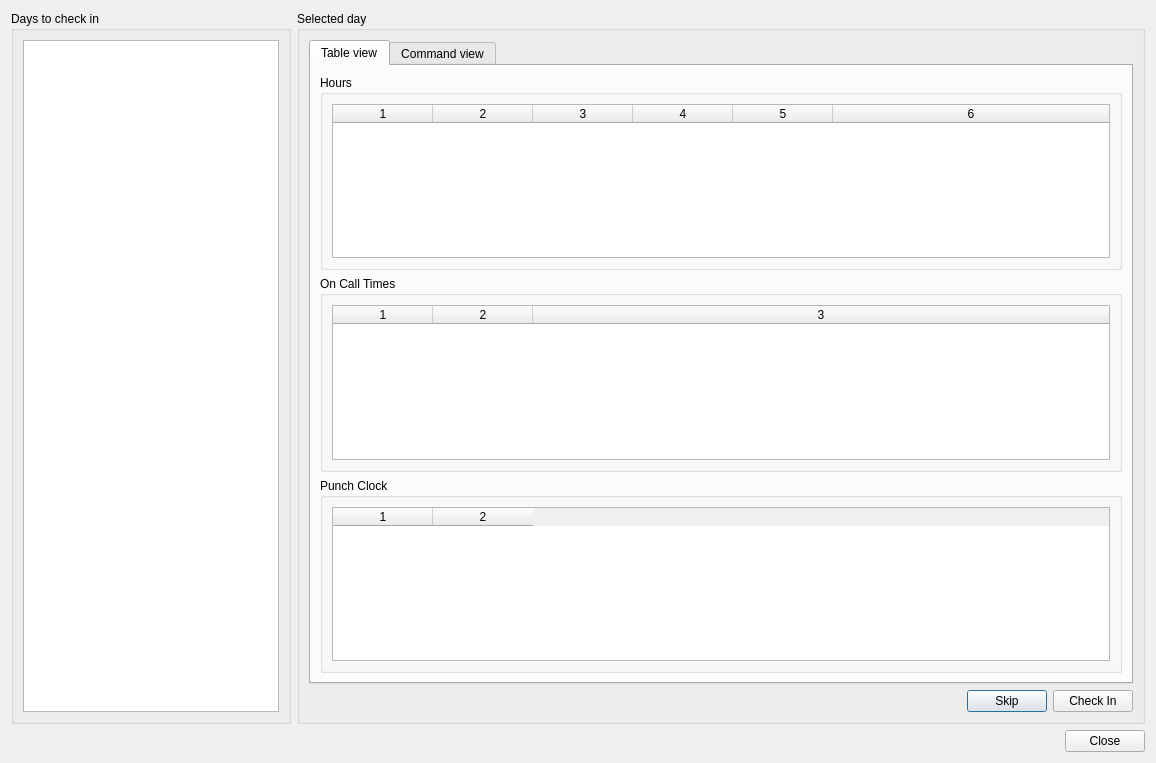
<?xml version="1.0" encoding="UTF-8"?>
<ui version="4.0">
 <class>CheckinDialogBase</class>
 <widget class="QDialog" name="CheckinDialogBase">
  <property name="geometry">
   <rect>
    <x>0</x>
    <y>0</y>
    <width>1156</width>
    <height>763</height>
   </rect>
  </property>
  <property name="windowTitle">
   <string>Dialog</string>
  </property>
  <layout class="QVBoxLayout" name="verticalLayout_3">
   <item>
    <layout class="QHBoxLayout" name="horizontalLayout">
     <item>
      <widget class="QGroupBox" name="groupBox">
       <property name="title">
        <string>Days to check in</string>
       </property>
       <layout class="QVBoxLayout" name="verticalLayout">
        <item>
         <widget class="QListWidget" name="daySelector"/>
        </item>
       </layout>
      </widget>
     </item>
     <item>
      <widget class="QGroupBox" name="selectedDayBox">
       <property name="sizePolicy">
        <sizepolicy hsizetype="Preferred" vsizetype="Preferred">
         <horstretch>1</horstretch>
         <verstretch>0</verstretch>
        </sizepolicy>
       </property>
       <property name="title">
        <string>Selected day</string>
       </property>
       <layout class="QVBoxLayout" name="verticalLayout_2">
        <item>
         <widget class="QTabWidget" name="dayViewWidget">
          <property name="currentIndex">
           <number>0</number>
          </property>
          <widget class="QWidget" name="tableTab">
           <attribute name="title">
            <string>Table view</string>
           </attribute>
           <layout class="QHBoxLayout" name="horizontalLayout_4">
            <item>
             <layout class="QVBoxLayout" name="verticalLayout_4">
              <item>
               <widget class="QGroupBox" name="hoursBox">
                <property name="title">
                 <string>Hours</string>
                </property>
                <layout class="QVBoxLayout" name="verticalLayout_5">
                 <item>
                  <widget class="QTableWidget" name="hoursTable">
                   <property name="columnCount">
                    <number>6</number>
                   </property>
                   <attribute name="horizontalHeaderStretchLastSection">
                    <bool>true</bool>
                   </attribute>
                   <column/>
                   <column/>
                   <column/>
                   <column/>
                   <column/>
                   <column/>
                  </widget>
                 </item>
                </layout>
               </widget>
              </item>
              <item>
               <widget class="QGroupBox" name="onCallBox">
                <property name="title">
                 <string>On Call Times</string>
                </property>
                <layout class="QVBoxLayout" name="verticalLayout_6">
                 <item>
                  <widget class="QTableWidget" name="onCallTable">
                   <property name="columnCount">
                    <number>3</number>
                   </property>
                   <attribute name="horizontalHeaderStretchLastSection">
                    <bool>true</bool>
                   </attribute>
                   <column/>
                   <column/>
                   <column/>
                  </widget>
                 </item>
                </layout>
               </widget>
              </item>
              <item>
               <widget class="QGroupBox" name="punchClockBox">
                <property name="title">
                 <string>Punch Clock</string>
                </property>
                <layout class="QVBoxLayout" name="verticalLayout_7">
                 <item>
                  <widget class="QTableWidget" name="punchClockTable">
                   <property name="columnCount">
                    <number>2</number>
                   </property>
                   <column/>
                   <column/>
                  </widget>
                 </item>
                </layout>
               </widget>
              </item>
             </layout>
            </item>
           </layout>
          </widget>
          <widget class="QWidget" name="commandTab">
           <attribute name="title">
            <string>Command view</string>
           </attribute>
           <layout class="QHBoxLayout" name="horizontalLayout_5">
            <item>
             <widget class="QPlainTextEdit" name="commandEdit">
              <property name="readOnly">
               <bool>true</bool>
              </property>
             </widget>
            </item>
           </layout>
          </widget>
         </widget>
        </item>
        <item>
         <layout class="QHBoxLayout" name="horizontalLayout_3">
          <item>
           <spacer name="horizontalSpacer">
            <property name="orientation">
             <enum>Qt::Horizontal</enum>
            </property>
            <property name="sizeHint" stdset="0">
             <size>
              <width>40</width>
              <height>20</height>
             </size>
            </property>
           </spacer>
          </item>
          <item>
           <widget class="QPushButton" name="skipButton">
            <property name="toolTip">
             <string>Skip the selected day for now</string>
            </property>
            <property name="text">
             <string>Skip</string>
            </property>
           </widget>
          </item>
          <item>
           <widget class="QPushButton" name="checkinButton">
            <property name="toolTip">
             <string>This commits the selected day.</string>
            </property>
            <property name="text">
             <string>Check In</string>
            </property>
           </widget>
          </item>
         </layout>
        </item>
       </layout>
      </widget>
     </item>
    </layout>
   </item>
   <item>
    <layout class="QHBoxLayout" name="horizontalLayout_2">
     <item>
      <spacer name="horizontalSpacer_2">
       <property name="orientation">
        <enum>Qt::Horizontal</enum>
       </property>
       <property name="sizeHint" stdset="0">
        <size>
         <width>40</width>
         <height>20</height>
        </size>
       </property>
      </spacer>
     </item>
     <item>
      <widget class="QDialogButtonBox" name="buttonBox">
       <property name="orientation">
        <enum>Qt::Horizontal</enum>
       </property>
       <property name="standardButtons">
        <set>QDialogButtonBox::Close</set>
       </property>
      </widget>
     </item>
    </layout>
   </item>
  </layout>
 </widget>
 <resources/>
 <connections>
  <connection>
   <sender>buttonBox</sender>
   <signal>accepted()</signal>
   <receiver>CheckinDialogBase</receiver>
   <slot>accept()</slot>
   <hints>
    <hint type="sourcelabel">
     <x>248</x>
     <y>254</y>
    </hint>
    <hint type="destinationlabel">
     <x>157</x>
     <y>274</y>
    </hint>
   </hints>
  </connection>
  <connection>
   <sender>buttonBox</sender>
   <signal>rejected()</signal>
   <receiver>CheckinDialogBase</receiver>
   <slot>reject()</slot>
   <hints>
    <hint type="sourcelabel">
     <x>316</x>
     <y>260</y>
    </hint>
    <hint type="destinationlabel">
     <x>286</x>
     <y>274</y>
    </hint>
   </hints>
  </connection>
 </connections>
</ui>
